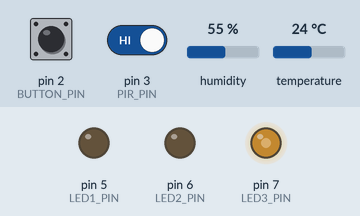
Bench run of a sketch on a simulated Arduino Uno, built with avr-gcc and run on an emulated ATmega328P. On the bench: output pins drawn as LEDs (lit = HIGH). The test bench sets the inputs (shaded band); at power-on: pin 2 (BUTTON_PIN) HIGH, humidity 55 %, pin 3 (PIR_PIN) HIGH, temperature 24 °C. What the sketch prints to the serial monitor is not drawn.

Above: at 1.44 s.
2.9 s: pin 2 (BUTTON_PIN) pulled LOW for 2.35 s
At 4.84 s:
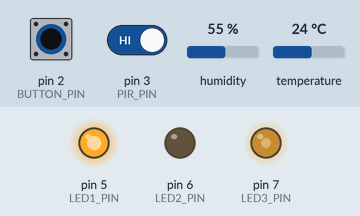
6.7 s: pin 2 (BUTTON_PIN) pulled LOW for 2.35 s
At 10.02 s:
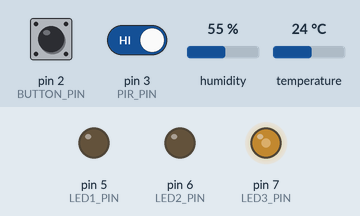
15.1 s: humidity set to 68 %
18.6 s: pin 2 (BUTTON_PIN) pulled LOW for 2.35 s
At 26.96 s:
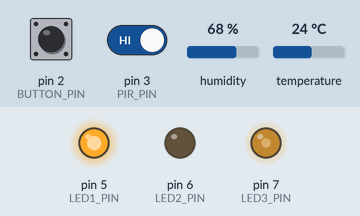
27.0 s: pin 2 (BUTTON_PIN) pulsed LOW 2 times (0.12 s each, 0.3 s apart)
At 31.08 s:
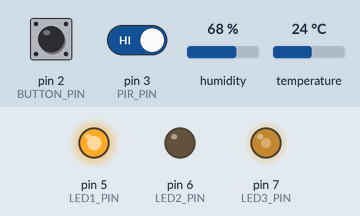
33.6 s: pin 2 (BUTTON_PIN) pulled LOW for 2.35 s
At 35.38 s:
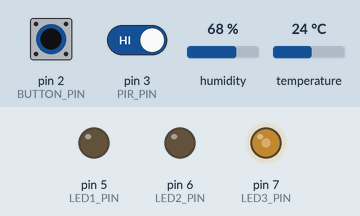
Timing chart, 0 to 41.0 s (numbered marks = the images above; inputs shaded):
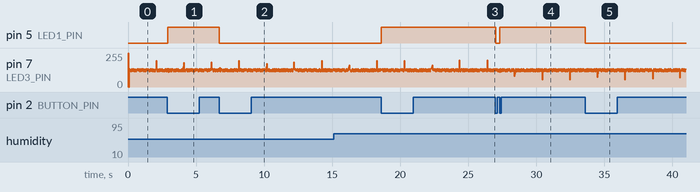

The sketch:

4.3.ino
```cpp
// Task4_3D_Timer_.ino
// Nano 33 IoT (SAMD21) - Minimal flags + timer version with DHT11 temperature sensor
// - Three external interrupts: button, PIR, DHT11 digital data pin used as an interrupt source
// - One hardware timer interrupt that sets a flag; timer handler causes periodic DHT read and LED3 toggle
// - All heavy work, debouncing, and Serial I/O done in loop()
// Requires: SAMDTimerInterrupt library and DHT sensor library (Adafruit DHT or equivalent).
// Install via Arduino Library Manager: "SAMDTimerInterrupt" and "DHT sensor library" (Adafruit)

#include <SAMDTimerInterrupt.h>
#include <DHT.h>

const int BUTTON_PIN = 2;  // button (use INPUT_PULLUP)
const int PIR_PIN    = 3;  // PIR sensor (digital output)
const int DHT_PIN    = 4;  // DHT11 data pin (uses single-wire protocol)
const int LED1_PIN   = 5;  // controlled by button
const int LED2_PIN   = 6;  // controlled by PIR
const int LED3_PIN   = 7;  // controlled by timer (periodic)

// --- DHT settings ---
#define DHTTYPE DHT11
DHT dht(DHT_PIN, DHTTYPE);

// --- Volatile flags set by ISRs ---
volatile bool buttonFlag = false;
volatile bool pirFlag    = false;
volatile bool timerFlag  = false;

// --- Debounce / timing (handled in loop) ---
unsigned long lastButtonTime = 0;
unsigned long lastPirTime    = 0;
const unsigned long DEBOUNCE_MS = 200; // debounce interval in ms

// --- Timer setup ---
SAMDTimer Timer(TIMER_TC3);       // TC3 commonly available on Nano 33 IoT
const uint32_t TIMER_MS = 5000;   // timer interval in milliseconds (e.g., read DHT every 5s)

// --- ISRs (minimal: only set flags) ---
void isr_button() { buttonFlag = true; }
void isr_pir()    { pirFlag    = true; }
void isr_timer()  { timerFlag  = true; }

void setup() {
  Serial.begin(115200);
  while (!Serial); // optional for debugging; remove for headless runs

  // Configure pins
  pinMode(LED1_PIN, OUTPUT);
  pinMode(LED2_PIN, OUTPUT);
  pinMode(LED3_PIN, OUTPUT);

  pinMode(BUTTON_PIN, INPUT_PULLUP); // button to GND
  pinMode(PIR_PIN, INPUT);           // PIR module output
  // DHT uses its own timing; do not set pinMode(DHT_PIN) here

  // Initialize DHT library
  dht.begin();

  // Attach external interrupts
  attachInterrupt(digitalPinToInterrupt(BUTTON_PIN), isr_button, FALLING); // button press
  attachInterrupt(digitalPinToInterrupt(PIR_PIN), isr_pir, RISING);        // PIR: motion -> HIGH
  // DHT11 modules usually do NOT generate clean edge interrupts for data; we use it as a sensor polled periodically by timer.

  // Configure timer interrupt (interval specified in microseconds)
  if (!Timer.attachInterruptInterval(TIMER_MS * 1000, isr_timer)) {
    Serial.println("Timer attach failed");
  }

  Serial.println("Task4_3D Minimal Flags + Timer with DHT11 initialized");
  Serial.print("Reading DHT every "); Serial.print(TIMER_MS); Serial.println(" ms");
}

void loop() {
  unsigned long now = millis();

  // --- Handle button events (debounced in loop) ---
  if (buttonFlag) {
    noInterrupts();
    buttonFlag = false;
    interrupts();

    if (now - lastButtonTime >= DEBOUNCE_MS) {
      lastButtonTime = now;
      digitalWrite(LED1_PIN, !digitalRead(LED1_PIN)); // toggle LED1
      Serial.print("Button: LED1 -> ");
      Serial.println(digitalRead(LED1_PIN) ? "ON" : "OFF");
    }
  }

  // --- Handle PIR events ---
  if (pirFlag) {
    noInterrupts();
    pirFlag = false;
    interrupts();

    if (now - lastPirTime >= DEBOUNCE_MS) {
      lastPirTime = now;
      digitalWrite(LED2_PIN, !digitalRead(LED2_PIN)); // toggle LED2
      Serial.print("PIR: LED2 -> ");
      Serial.println(digitalRead(LED2_PIN) ? "ON" : "OFF");
    }
  }

  // --- Handle timer events: read DHT11 and toggle LED3 ---
  if (timerFlag) {
    noInterrupts();
    timerFlag = false;
    interrupts();

    // Toggle LED3
    digitalWrite(LED3_PIN, !digitalRead(LED3_PIN));
    Serial.print("Timer: LED3 -> ");
    Serial.println(digitalRead(LED3_PIN) ? "ON" : "OFF");

    // Read DHT11 (blocking; takes ~50-200 ms depending on sensor)
    float h = dht.readHumidity();
    float t = dht.readTemperature(); // Celsius by default

    if (isnan(h) || isnan(t)) {
      Serial.println("DHT11 read failed");
    } else {
      Serial.print("DHT11: Temp = ");
      Serial.print(t);
      Serial.print(" *C, Humidity = ");
      Serial.print(h);
      Serial.println(" %");
    }
  }

  // Keep loop responsive; avoid long blocking delays
  delay(1);
}
```

Measured:
- after the input at 2.9 s, pin 5 (LED1_PIN): LOW → HIGH at once
- after the input at 6.7 s, pin 5 (LED1_PIN): HIGH → LOW at once
- after the input at 18.6 s, pin 5 (LED1_PIN): LOW → HIGH at once
- after the input at 27.0 s, pin 5 (LED1_PIN): HIGH → LOW at once, → HIGH 0.30 s later
- after the input at 33.6 s, pin 5 (LED1_PIN): HIGH → LOW at once
